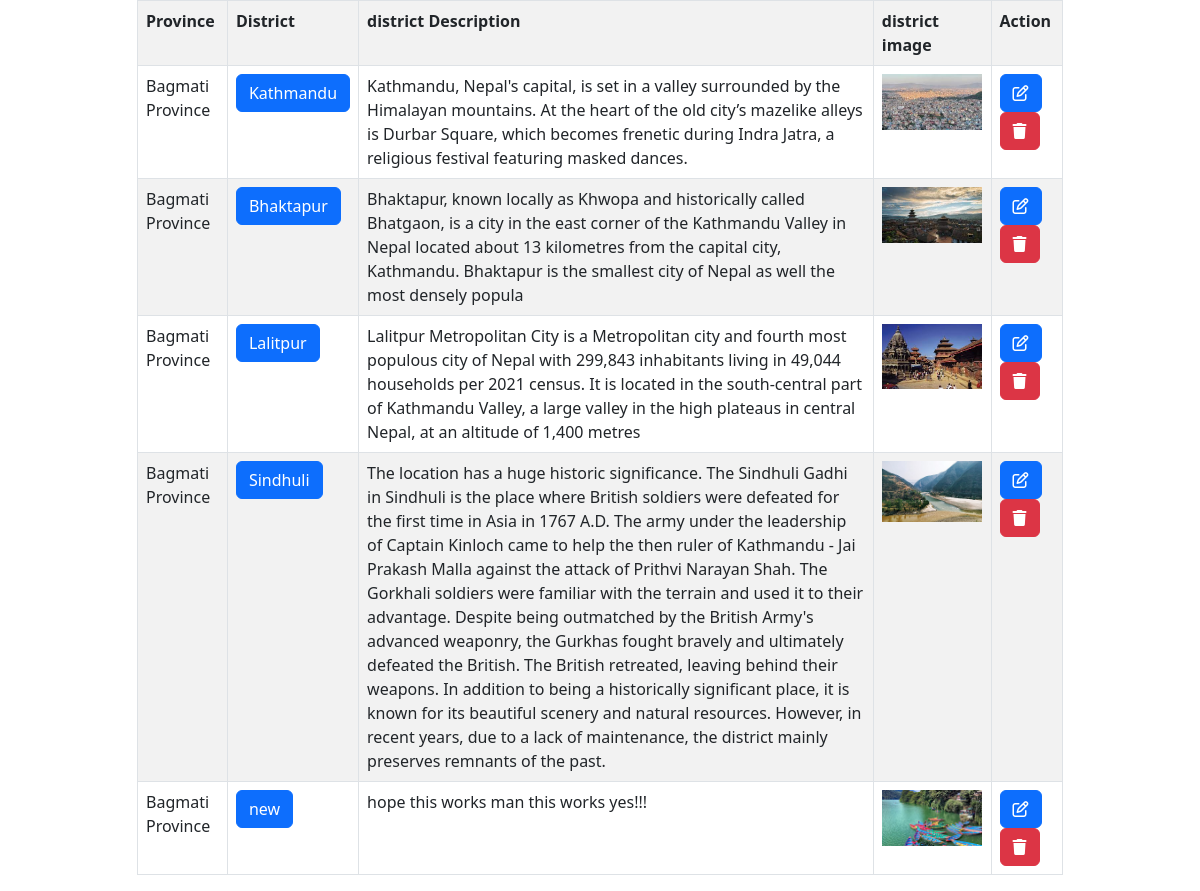
/province/Bagmati Province/, run on the app's committed database.
### location_data/models.py (models this page shows, shortened)
class District(models.Model):
    province=models.CharField(max_length=100,choices=province)
    district_name=models.CharField(max_length=100)
    district_desc=models.TextField()
    district_images = models.FileField(upload_to='static/uploads')

### location_data/views.py (the view)
# urls.py: path('province/<str:province_name>/',show_province_data,name='show_province_data'),
def show_province_data(request,province_name):
    province_inf=District.objects.filter(province=province_name)
    context={
        'province_inf':province_inf
    }
    return render(request,'location_data/province.html',context)

### location_data/templates/location_data/province.html (shortened to what this page needs)
{% extends 'layout.html' %}
{% load static %}
{% block main-content %}
<div class="container">
    <div class="row d-flex justify-content-center">
        <div class="col-md-10">
            <table class="table table-bordered table-striped">
                <tr>
                    <th>Province</th>
                    <th>District</th>
                    <th> district Description</th>
                    <th> district image</th>
                    <th>Action</th>
                </tr>
                {% for data in province_inf %}
                <tr>
                    <td>{{data.province}}</td>
                    <td><a href="/location/{{data.district_name}}/" class="btn btn-primary">{{data.district_name}}</a></td>
                    <td>{{data.district_desc}}</td>
                    <td>
                        <img src="/{{data.district_images}}" alt="" width="100">
                    </td>
                    <td>
                        <a href="/updatedistrict/{{data.id}}/{{data.province}}" class="btn btn-primary"><i class="fa-regular fa-pen-to-square"></i></a>&nbsp;&nbsp;
                        <a href="/deletedistrict/{{data.id}}/{{data.province}}" class="btn btn-danger" onclick="return confirm('Are you sure want to delete this district?')"><i class="fa-solid fa-trash"></i></a>
                    </td>
                </tr>
                {% endfor %}
            </table>
        </div>
    </div>
</div>
{% endblock %}

### data on the page
District: province "Bagmati Province", district_name "Kathmandu", district_desc "Kathmandu, Nepal's capital, is set in a valley surrounded by the Himalayan mountains. At the heart of the old city’s mazelike alleys is Durbar Square, which becomes frenetic during Indra Jatra, a religious festival featuring masked dances.", district_images (picture)
District: province "Bagmati Province", district_name "Bhaktapur", district_desc "Bhaktapur, known locally as Khwopa and historically called Bhatgaon, is a city in the east corner of the Kathmandu Valley in Nepal located about 13 kilometres from the capital city, Kathmandu. Bhaktapur is the smallest city of Nepal as well the most densely popula", district_images (picture)
District: province "Bagmati Province", district_name "Lalitpur", district_desc "Lalitpur Metropolitan City is a Metropolitan city and fourth most populous city of Nepal with 299,843 inhabitants living in 49,044 households per 2021 census. It is located in the south-central part of Kathmandu Valley, a large valley in the high plateaus in central Nepal, at an altitude of 1,400 metres", district_images (picture)
District: province "Bagmati Province", district_name "Sindhuli", district_desc "The location has a huge historic significance. The Sindhuli Gadhi in Sindhuli is the place where British soldiers were defeated for the first time in Asia in 1767 A.D. The army under the leadership of Captain Kinloch came to help the then ruler of Kathmandu - Jai Prakash Malla against the attack of Prithvi Narayan Shah. The Gorkhali soldiers were familiar with the terrain and used it to their advantage. Despite being outmatched by the British Army's advanced weaponry, the Gurkhas fought bravely and ultimately defeated the British. The British retreated, leaving behind their weapons. In addition to being a historically significant place, it is known for its beautiful scenery and natural…", district_images (picture)
District: province "Bagmati Province", district_name "new", district_desc "hope this works man this works yes!!!", district_images (picture)
